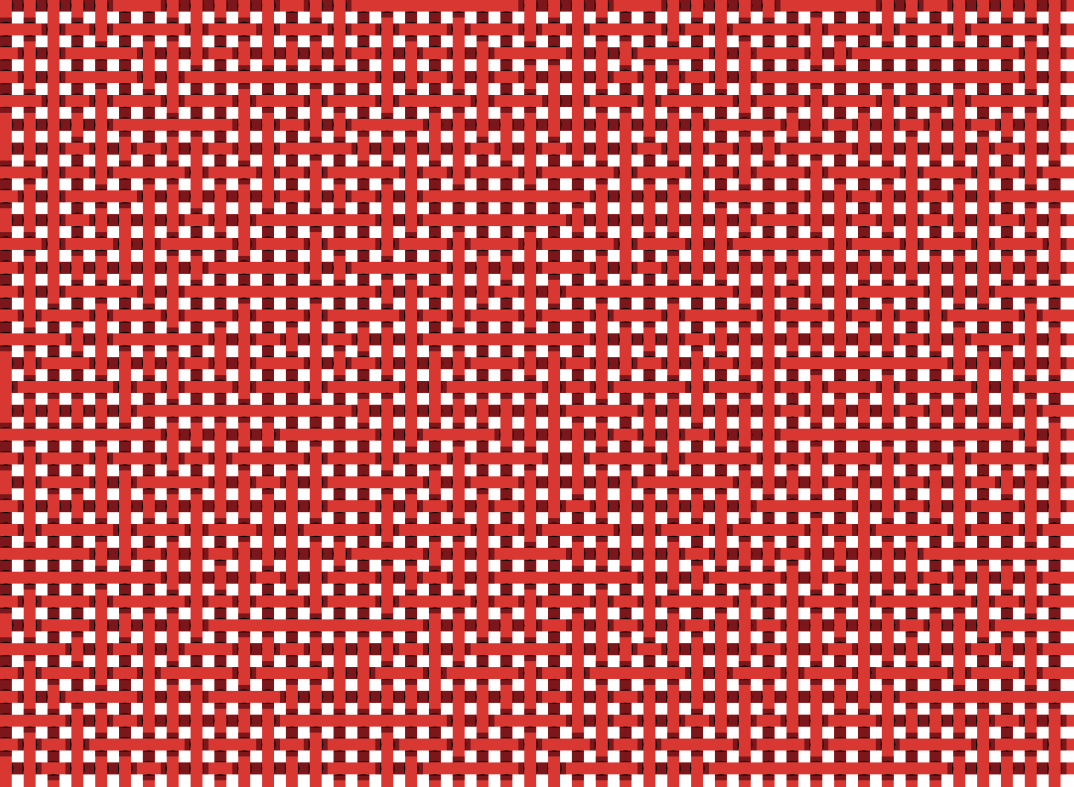
#> input picture 2023/q18raster.png, 2148 x 1573 px (shown at 1/2 size)
$ python 18.py
#> lines starting #> are read from the running program, lines starting #| are printed output that depends on the picture
# c

from PIL import Image, ImageOps

im = Image.open('q18raster.png')
#> im is the input picture: PIL image 2148x1573 RGBA; mean R, G, B, A 199.1, 95.3, 93.1, 255

pix = ImageOps.grayscale(im)
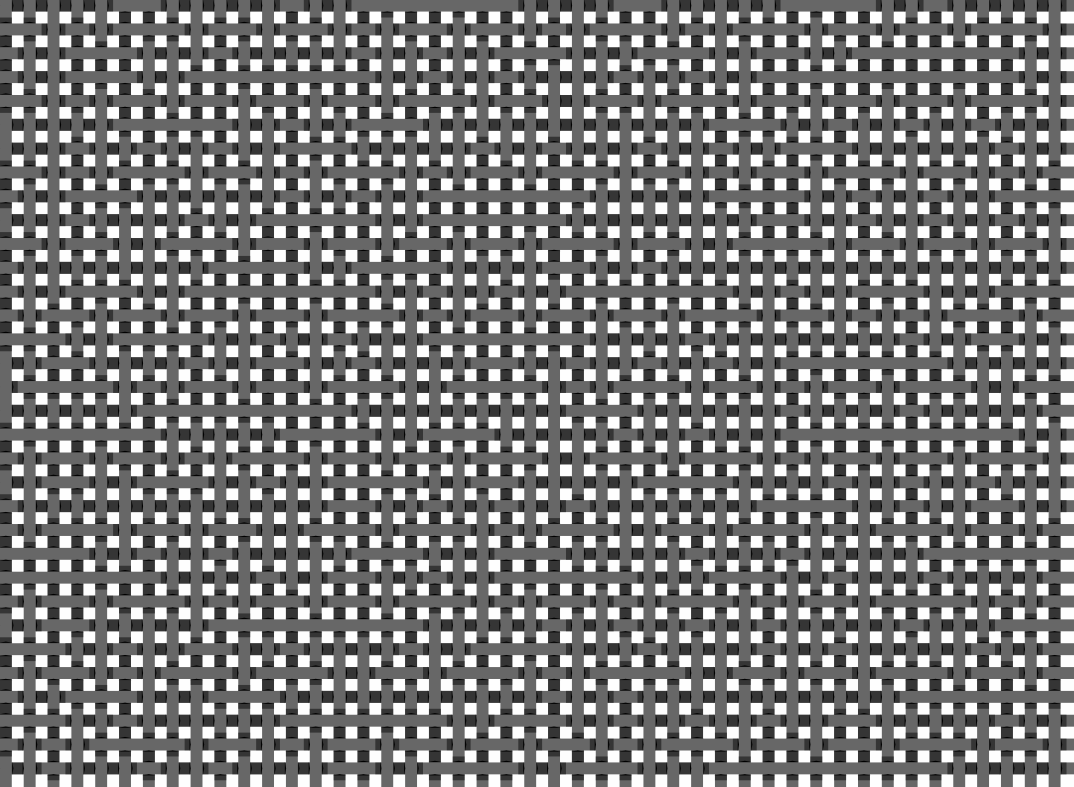
#> pix: PIL image 2148x1573 L (shown at 1/2 size); min 0, max 254, mean 126.2

grid = []
values= []

for x in range(45):
    row = []
    for y in range(33):
        px = int(x * 47.7) + 30
        py = int(y * 47.7) + 10
        value = pix.getpixel((px, py))
        assert value == 53 or value == 103, "not a legal value"
        if value == 103:
            row.append(1)
            values.append(1)
        else:
            row.append(0)
            values.append(0)
        pix.putpixel((px, py), (255))

    grid.append(row)
#> after the loop, grid = 45 items; values = 1485 values, max 1 at index 1, min 0 at index 0, mean 0.507

print(grid)
#> (printed output is left out)

print("rows", len(grid))
#| rows 45
print("cols", len(grid[0]))
#| cols 33
print("total", len(grid) * len(grid[0]))
#| total 1485

# ---
for row in grid:
    print(row)
#> this loop made 45 passes
#| [0, 1, 1, 1, 1, 0, 0, 1, 1, 0, 1, 1, 1, 1, 1, 0, 0, 0, 1, 1, 0, 1, 1, 1, 1, 1, 0, 1, 1, 1, 1, 1, 0]
#| [0, 1, 0, 0, 1, 0, 0, 1, 0, 0, 1, 0, 0, 0, 1, 0, 1, 0, 1, 0, 0, 0, 0, 1, 1, 0, 0, 1, 0, 0, 1, 0, 0]
#| [0, 0, 0, 0, 0, 0, 0, 0, 0, 0, 0, 0, 0, 1, 1, 1, 1, 0, 1, 1, 1, 0, 1, 1, 1, 1, 1, 1, 1, 0, 1, 1, 1]
#| [0, 1, 1, 1, 1, 0, 1, 1, 1, 1, 1, 0, 1, 1, 0, 1, 1, 0, 1, 1, 1, 0, 1, 1, 1, 1, 1, 0, 1, 1, 0, 0, 0]
#| [0, 0, 1, 1, 0, 0, 0, 0, 1, 0, 1, 0, 1, 0, 0, 0, 1, 0, 1, 0, 0, 0, 1, 0, 1, 0, 0, 0, 0, 1, 0, 1, 0]
#| [1, 1, 1, 1, 1, 1, 0, 1, 1, 0, 0, 0, 1, 1, 1, 0, 0, 0, 1, 1, 0, 0, 0, 0, 1, 1, 0, 1, 1, 1, 1, 1, 0]
#| [1, 1, 0, 0, 1, 1, 1, 1, 0, 0, 0, 0, 0, 1, 1, 0, 1, 1, 1, 1, 1, 0, 1, 1, 1, 1, 0, 0, 0, 0, 0, 1, 1]
#| [0, 1, 0, 0, 0, 1, 0, 1, 0, 0, 1, 0, 0, 0, 1, 0, 0, 1, 0, 0, 1, 0, 1, 0, 0, 1, 0, 0, 1, 0, 0, 1, 0]
#> (further printed lines are left out)


values_out_off_order = []

for i in range(len(values)):
    if i % 2 == values[i] % 2:
        # print(values[i])
        values_out_off_order.append(values[i])
#> after the loop, values_out_off_order = 750 values, max 1 at index 1, min 0 at index 0, mean 0.507
print(values)
print(len(values_out_off_order))
print(values_out_off_order)

def bits_to_value(bits):
    result = 0
    for bit in bits:
        result = result << 1 # (1 if bit == 0 else 1)
        result = result | bit
    return result

for i in range(0, len(values), 8):
    print(bits_to_value(values[i:i + 8]), end=" - ")
    print(chr(bits_to_value(values[i:i + 8])))
#> this loop made 186 passes
#> i on passes 2 to 4: 8, 16, 24

pix.show()

print(im.size)
# print pix[x,y]  # Get the RGBA Value of the a pixel of an image
